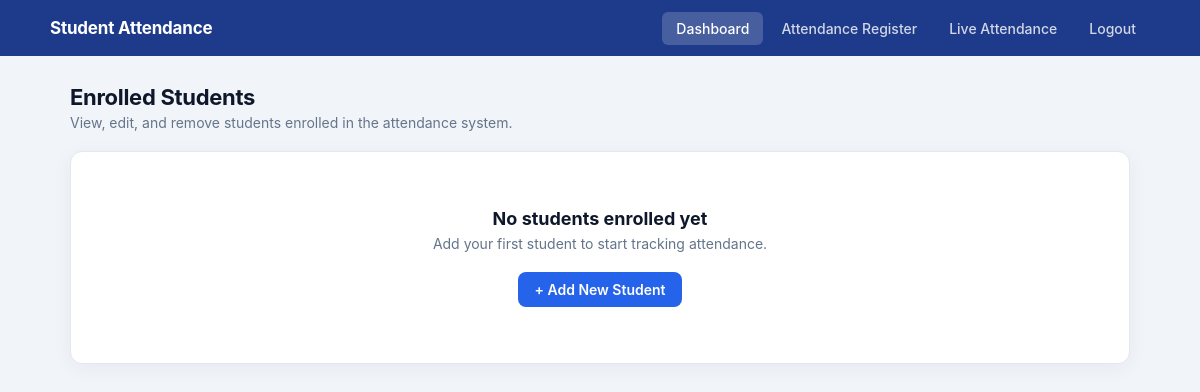
The page /admin (signed in) on the database as committed earlier.
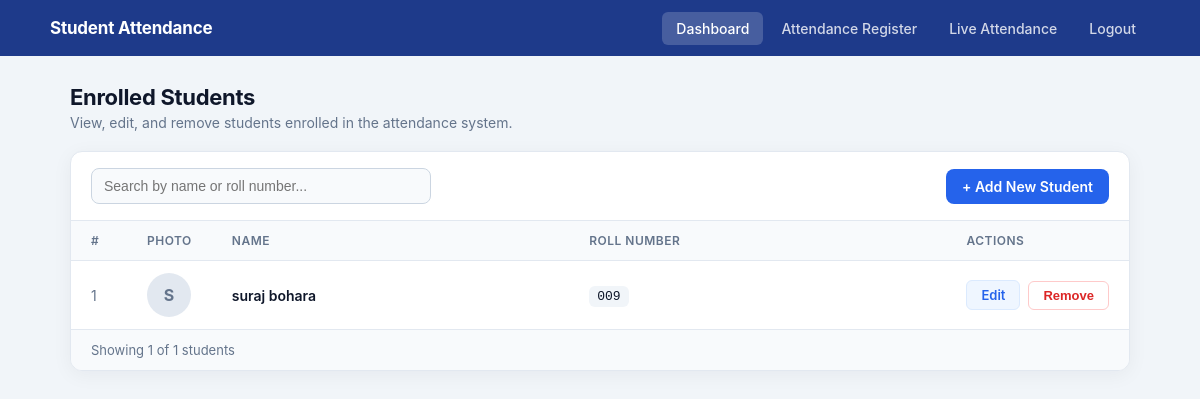
The same page on the database as committed later.
### tables this page shows
CREATE TABLE students (
                id INTEGER PRIMARY KEY AUTOINCREMENT,
                name TEXT NOT NULL,
                roll_number TEXT NOT NULL UNIQUE,
                photo_path TEXT
            );

### app.py (the view)
@app.route("/admin")
@login_required("admin")
def admin():
    try:
        conn = get_connection()                                 # open DB connection
        cursor = conn.cursor()                                  # create cursor
        cursor.execute("SELECT id, name, roll_number, photo_path FROM students ORDER BY id")  # fetch all students
        students = cursor.fetchall()                            # fetch all rows
        conn.close()                                            # close connection
    except Exception as e:
        return render_template("admin_dashboard.html", students=[], error="Database error loading students.")
    student_list = []                                           # build list of student dicts
    for s in students:
        photo_url = None                                        # default: no photo
        if s[3] and os.path.isfile(s[3]):                       # photo file exists on disk
            photo_url = "/" + s[3].replace("\\", "/")           # convert path to URL
            static_idx = photo_url.find("/static/")             # find /static/ prefix
            if static_idx != -1:
                photo_url = photo_url[static_idx:]              # strip everything before /static/
        student_list.append({"id": s[0], "name": s[1], "roll_number": s[2], "photo_url": photo_url})  # add student dict
    return render_template("admin_dashboard.html", students=student_list)  # render admin dashboard

### app.py (called while the page is built)
def login_required(role):
    def decorator(f):
        @wraps(f)
        def wrapper(*args, **kwargs):
            if "user_id" not in session:          # user is not logged in at all
                return redirect(url_for("login"))
            if session.get("role") != role:        # user lacks the required role
                return redirect(url_for("login"))
            return f(*args, **kwargs)              # authorised – call the original view
        return wrapper
    return decorator

### database.py (called while the page is built)
def get_connection():
    try:
        conn = sqlite3.connect(DB_PATH)     # open (or create) the SQLite database
        conn.execute("PRAGMA foreign_keys = ON")  # enable foreign key enforcement
        return conn
    except sqlite3.Error as e:
        print(f"Database connection error: {e}")
        raise

### templates/admin_dashboard.html (shortened to what this page needs)
<!DOCTYPE html>
<html lang="en">
<head>
</head>
<body>
    <header class="topbar">
        <div class="topbar-inner">
            <span class="brand">Student Attendance</span>
            <nav class="nav">
                <a href="/admin" class="active">Dashboard</a>
                <a href="/admin/attendance-register">Attendance Register</a>
                <a href="/admin/live">Live Attendance</a>
                <a href="/logout">Logout</a>
            </nav>
        </div>
    </header>
    <main class="container">
        <h2 class="page-title">Enrolled Students</h2>
        <p class="page-sub">View, edit, and remove students enrolled in the attendance system.</p>
        <div class="panel">
            {% if students %}
            <div class="toolbar">
                <input type="search" id="search" class="search" placeholder="Search by name or roll number...">
                <a href="/admin/add" class="btn">+ Add New Student</a>
            </div>
            <div class="table-wrap">
                <table id="studentTable">
                    <thead>
                        <tr>
                            <th class="col-index">#</th>
                            <th class="col-photo">Photo</th>
                            <th>Name</th>
                            <th>Roll Number</th>
                            <th class="col-actions">Actions</th>
                        </tr>
                    </thead>
                    <tbody>
                        {% for s in students %}
                        <tr>
                            <td class="col-index">{{ loop.index }}</td>
                            <td>
                                {% if s.photo_url %}
                                <img class="avatar" src="{{ s.photo_url }}" alt="{{ s.name }}">
                                {% else %}
                                <div class="avatar-empty" title="No photo">{{ s.name[:1] }}</div>
                                {% endif %}
                            </td>
                            <td class="name">{{ s.name }}</td>
                            <td><span class="roll">{{ s.roll_number }}</span></td>
                            <td>
                                <div class="actions">
                                    <a class="btn-sm btn-edit" href="/admin/edit/{{ s.id }}">Edit</a>
                                    <form action="/admin/remove/{{ s.id }}" method="POST" onsubmit="return confirm('Remove this student?');">
                                        <button type="submit" class="btn-sm btn-remove">Remove</button>
                                    </form>
                                </div>
                            </td>
                        </tr>
                        {% endfor %}
                    </tbody>
                </table>
            </div>
            <div class="table-footer" id="tableFooter">
                Showing {{ students|length }} of {{ students|length }} students
            </div>
            {% else %}
            <div class="empty">
                <h3>No students enrolled yet</h3>
                <p>Add your first student to start tracking attendance.</p>
                <a href="/admin/add" class="btn">+ Add New Student</a>
            </div>
            {% endif %}
        </div>
    </main>
</body>
</html>

Rows that differ between the two databases and show on the page:
added students: name "S", name "suraj bohara", roll_number "009"
Other text that changed with them:
{{ students|length }}: (not shown) → "1"
text no longer shown: "No students enrolled yet Add your first student to start tracking attendance."
text now shown: "# PHOTO NAME ROLL NUMBER ACTIONS Showing of students"
